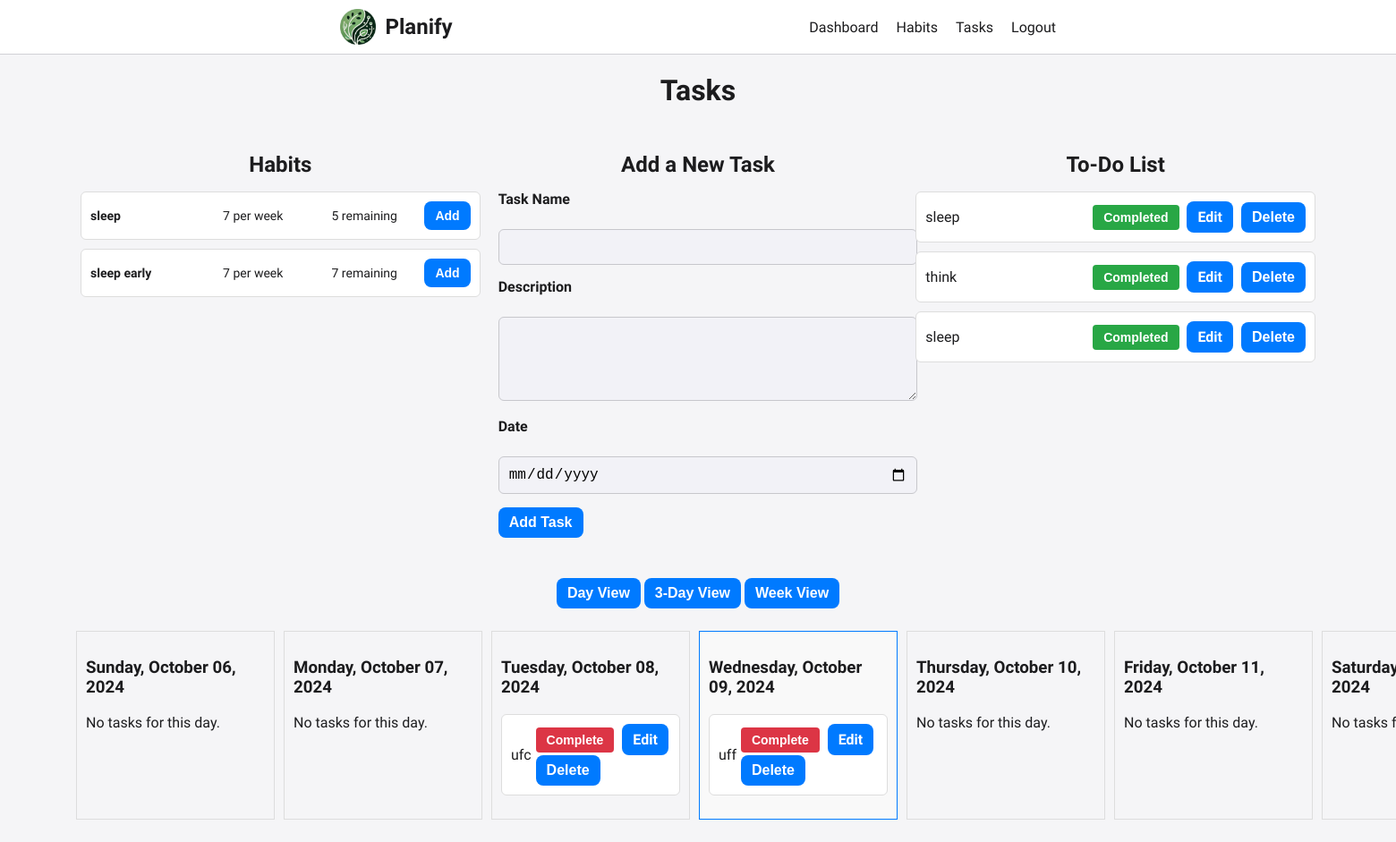
Page /tasks?view=week (signed in) on the committed database.
### tables this page shows
CREATE TABLE habits (
    id INTEGER PRIMARY KEY AUTOINCREMENT,
    user_id INTEGER NOT NULL,
    name TEXT NOT NULL,
    frequency INTEGER NOT NULL,
    period TEXT NOT NULL,
    times_completed INTEGER DEFAULT 0,
    FOREIGN KEY (user_id) REFERENCES users (id)
);

CREATE TABLE tasks (
    id INTEGER PRIMARY KEY AUTOINCREMENT,
    user_id INTEGER NOT NULL,
    habit_id INTEGER,
    name TEXT NOT NULL,
    description TEXT,
    date DATE,
    completed BOOLEAN DEFAULT 0,
    FOREIGN KEY (user_id) REFERENCES users (id),
    FOREIGN KEY (habit_id) REFERENCES habits (id)
);

### app.py (the view, shortened to what this page needs)
@app.route('/tasks', methods=['GET', 'POST'])
@login_required
def tasks():
    task_form = TaskForm()
    conn = get_db_connection()
    editing_task = None
    view_type = request.args.get('view', 'day')
    today = date.today()
    dates = []
    if view_type == 'day':
        dates.append(today)
    elif view_type == '3day':
        for i in range(3):
            dates.append(today + timedelta(days=i))
    elif view_type == 'week':
        start_day = today - timedelta(days=today.weekday() + 1 if today.weekday() != 6 else 0)
        for i in range(7):
            dates.append(start_day + timedelta(days=i))
    edit_task_id = request.args.get('edit')
    habits = conn.execute('SELECT * FROM habits WHERE user_id = ?', (current_user.id,)).fetchall()
    undated_tasks = conn.execute('''
        SELECT * FROM tasks
        WHERE user_id = ? AND date IS NULL
    ''', (current_user.id,)).fetchall()
    dated_tasks = conn.execute('''
        SELECT * FROM tasks
        WHERE user_id = ? AND date IS NOT NULL
    ''', (current_user.id,)).fetchall()
    tasks_by_date = {d.strftime('%Y-%m-%d'): [] for d in dates}
    for task in dated_tasks:
        task_date_str = task['date']
        if task_date_str in tasks_by_date:
            tasks_by_date[task_date_str].append(task)
    conn.close()
    return render_template('tasks.html', task_form=task_form, habits=habits,
                           undated_tasks=undated_tasks, tasks_by_date=tasks_by_date,
                           dates=dates, view_type=view_type, editing_task=editing_task, today=today)

### app.py
class TaskForm(FlaskForm):
    name = StringField('Task Name', validators=[DataRequired(), Length(max=150)])
    description = TextAreaField('Description', validators=[Optional(), Length(max=500)])
    date = DateField('Date', validators=[Optional()], format='%Y-%m-%d')
    habit_id = HiddenField('Habit ID', validators=[Optional()])
    submit = SubmitField('Add Task')

### app.py (called while the page is built)
def get_db_connection():
    conn = sqlite3.connect('database.db')
    conn.row_factory = sqlite3.Row
    return conn

@login_manager.user_loader
def load_user(user_id):
    conn = get_db_connection()
    user_row = conn.execute('SELECT * FROM users WHERE id = ?', (user_id,)).fetchone()
    conn.close()
    if user_row:
        return User(user_row)
    else:
        return None

### templates/tasks.html (shortened to what this page needs)
{% extends 'base.html' %}
{% block content %}
<main class="main-content tasks-page-content">
    <h1 class="page-title">Tasks</h1>
<div class="tasks-page">
    <div class="top-section">
        <div class="left-column">
            <h2 class="section-title">Habits</h2>
            <ul class="habits-list">
                {% for habit in habits %}
                <li>
                    <div class="habit-item">
                        <span class="habit-name">{{ habit['name'] }}</span>
                        <span class="habit-frequency">{{ habit['frequency'] }} per {{ habit['period'] }}</span>
                        <span class="habit-remaining">{{ habit['frequency'] - habit['times_completed'] }} remaining</span>
                        <button class="btn btn-sm btn-primary add-habit-btn" data-habit-id="{{ habit['id'] }}" data-habit-name="{{ habit['name'] }}">
                            Add
                        </button>
                    </div>
                </li>
                {% else %}
                <li>You have no habits yet.</li>
                {% endfor %}
            </ul>
        </div>
        <div class="middle-column">
            <h2 class ="section-title">{{ 'Edit Task' if editing_task else 'Add a New Task' }}</h2>
            <form method="POST" action="{{ url_for('tasks', view=view_type) }}">
                <div class="form-group">
                    {{ task_form.name.label }}<br>
                    {{ task_form.name(id="task_form-name", size=50, class_="form-control") }}
                </div>
                <div class="form-group">
                    {{ task_form.description.label }}<br>
                    {{ task_form.description(rows=4, class_="form-control") }}
                </div>
                <div class="form-group">
                    {{ task_form.date.label }}<br>
                    {{ task_form.date(class_="form-control") }}
                </div>
                <div class="form-group">
                    <input type="submit" class="btn btn-primary" value="{{ 'Update Task' if editing_task else 'Add Task' }}">
                </div>
            </form>
        </div>
        <div class="right-column">
            <h2 class="section-title">To-Do List</h2>
            <ul class="todo-list">
                {% for task in undated_tasks %}
                <li>
                    <div class="task-item">
                        <span>{{ task['name'] }}</span>
                        <div class="task-actions">
            <form action="{{ url_for('toggle_task', task_id=task['id'], view=view_type) }}" method="POST" style="display:inline;">
    <button type="submit" class="btn btn-sm status-btn {% if task['completed'] %}completed{% else %}incomplete{% endif %}">
        {% if task['completed'] %}Completed{% else %}Complete{% endif %}
    </button>
</form>
                            <a href="#" class="btn btn-sm btn-warning edit-task-btn" data-task-id="{{ task['id'] }}">Edit</a>
                            <form action="{{ url_for('delete_task', task_id=task['id']) }}" method="POST" style="display:inline;">
                                <button type="submit" class="btn btn-sm btn-danger" onclick="return confirm('Are you sure you want to delete this task?');">Delete</button>
                            </form>
                        </div>
                    </div>
                </li>
                {% else %}
                <li>You have no tasks in your to-do list.</li>
                {% endfor %}
            </ul>
        </div>
    </div>
    <div class="bottom-section">
        <div class="date-range-buttons">
            <button class="btn btn-secondary" onclick="window.location.href='{{ url_for('tasks', view='day') }}'">Day View</button>
            <button class="btn btn-secondary" onclick="window.location.href='{{ url_for('tasks', view='3day') }}'">3-Day View</button>
            <button class="btn btn-secondary" onclick="window.location.href='{{ url_for('tasks', view='week') }}'">Week View</button>
        </div>
        <div class="tasks-by-date-section">
            {% for date_obj in dates %}
            {% set date_str = date_obj.strftime('%Y-%m-%d') %}
            <div class="date-card {% if date_obj == today %}today-card{% endif %}">
                <h3>{{ date_obj.strftime('%A, %B %d, %Y') }}</h3>
                <ul class="task-list">
                    {% if tasks_by_date[date_str] %}
                    {% for task in tasks_by_date[date_str] %}
                    <li>
                        <div class="task-item">
                            <span>{{ task['name'] }}</span>
                            <div class="task-actions">
<form action="{{ url_for('toggle_task', task_id=task['id'], view=view_type) }}" method="POST" style="display:inline;">
    <button type="submit" class="btn btn-sm status-btn {% if task['completed'] %}completed{% else %}incomplete{% endif %}">
        {% if task['completed'] %}Completed{% else %}Complete{% endif %}
    </button>
</form>
                                <a href="#" class="btn btn-sm btn-warning edit-task-btn" data-task-id="{{ task['id'] }}">Edit</a>
                                <form action="{{ url_for('delete_task', task_id=task['id']) }}" method="POST" style="display:inline;">
                                    <button type="submit" class="btn btn-sm btn-danger" onclick="return confirm('Are you sure you want to delete this task?');">Delete</button>
                                </form>
                            </div>
                        </div>
                    </li>
                    {% endfor %}
                    {% else %}
                    <li>No tasks for this day.</li>
                    {% endif %}
                </ul>
            </div>
            {% endfor %}
        </div>
    </div>
</div>
</main>
{% endblock %}
{% block page_class %}tasks-page-content{% endblock %}

### static/css/styles.css (style rules this page uses)
body { font-family: 'Helvetica Neue', sans-serif; margin: 0; padding: 0; background-color: #F5F5F7; color: #1C1C1E; }
a { color: #007AFF; text-decoration: none; }
h1, h2, h3 { font-weight: 700; }
.main-content { max-width: 800px; margin: 20px auto; padding: 0 20px; }
.form-group { margin-bottom: 20px; text-align: left; }
.form-group label { display: block; margin-bottom: 5px; font-weight: 600; }
.form-control { width: 100%; padding: 10px; border: 1px solid #C7C7CC; border-radius: 6px; font-size: 16px; background-color: #F2F2F7; }
.btn { display: inline-block; padding: 12px 20px; font-size: 16px; font-weight: 600; text-align: center; border: none; border-radius: 8px; cursor: pointer; background-color: #007AFF; color: #FFFFFF; transition: background-color 0.3s; }
.tasks-page { display: flex; flex-direction: column; }
.top-section { display: flex; flex-wrap: wrap; }
.left-column, .middle-column, .right-column { flex: 1; min-width: 250px; margin: 10px; }
.bottom-section { margin-top: 20px; }
.date-range-buttons { text-align: center; margin-bottom: 20px; }
.tasks-by-date-section { display: flex; flex-wrap: wrap; justify-content: center; }
.date-card { border: 1px solid #ddd; padding: 10px; margin: 5px; flex: 1; min-width: 200px; }
.today-card { background-color: #f9f9f9; border-color: #007bff; }
.date-card { flex-basis: 100%; }
.date-card { flex-basis: calc(33.33% - 10px); }
.tasks-by-date-section { display: flex; flex-wrap: nowrap; justify-content: space-between; }
.tasks-by-date-section .date-card { flex: 1 1 calc(14.2857% - 10px); margin: 5px; }
.task-item { display: flex; justify-content: space-between; align-items: center; padding: 10px; margin-bottom: 10px; border: 1px solid #ddd; border-radius: 6px; background-color: #fff; }
.task-actions .btn { margin-left: 5px; }
.habits-list { list-style-type: none; padding-left: 0; }
.habits-list li { margin-bottom: 10px; }
.habit-item { display: flex; align-items: center; justify-content: space-between; padding: 10px; border: 1px solid #ddd; border-radius: 6px; background-color: #fff; }
.habit-item span { margin-right: 10px; font-size: 14px; }
.habit-name { font-weight: bold; flex: 1; }
.habit-frequency, .habit-remaining { flex: 1; text-align: center; }
.add-habit-btn { padding: 6px 12px; font-size: 14px; }
.form-group { margin-bottom: 15px; }
.btn { padding: 8px 12px; }
.tasks-page-content { max-width: none; margin: 20px; padding: 0 20px; }
.status-btn { color: #fff; border: none; border-radius: 4px; padding: 6px 12px; cursor: pointer; font-size: 14px; transition: background-color 0.3s; }
.status-btn.incomplete { background-color: #DC3545; }
.status-btn.completed { background-color: #28A745; }
.page-title { text-align: center; font-size: 32px; margin-bottom: 20px; }
.section-title { text-align: center; font-size: 24px; margin-bottom: 15px; }
.todo-list, .task-list { list-style-type: none; padding-left: 0; }

### rows in the picture
habits: name "sleep", frequency "7", period "week", habit['frequency']-habit['times_completed'] "5"
habits: name "sleep early", frequency "7", period "week", habit['frequency']-habit['times_completed'] "7"
tasks: name "sleep", completed "Completed"
tasks: name "think", completed "Completed"
tasks: name "sleep", completed "Completed"
tasks: name "ufc", completed "Complete"
tasks: name "uff", completed "Complete"

### other values in the picture
{{ 'Edit Task' if editing_task else 'Add a New Task' }} "Add a New Task"
{{ task_form.name.label }} "Task Name"
{{ task_form.description.label }} "Description"
{{ task_form.date.label }} "Date"
{{ date_obj.strftime('%A, %B %d, %Y') }} "Sunday, October 06, 2024" "Monday, October 07, 2024" "Tuesday, October 08, 2024" "Wednesday, October 09, 2024" "Thursday, October 10, 2024" "Friday, October 11, 2024"
